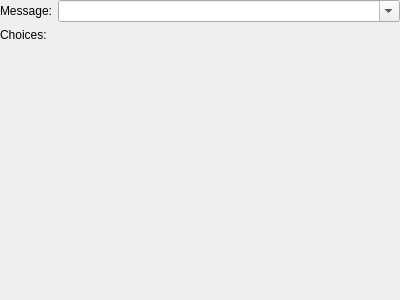
<?xml version="1.0" encoding="UTF-8"?>
<ui version="4.0">
 <class>EventPrompt</class>
 <widget class="QWidget" name="EventPrompt">
  <property name="geometry">
   <rect>
    <x>0</x>
    <y>0</y>
    <width>400</width>
    <height>300</height>
   </rect>
  </property>
  <layout class="QVBoxLayout" name="verticalLayout">
   <property name="leftMargin">
    <number>0</number>
   </property>
   <property name="topMargin">
    <number>0</number>
   </property>
   <property name="rightMargin">
    <number>0</number>
   </property>
   <property name="bottomMargin">
    <number>0</number>
   </property>
   <item>
    <layout class="QFormLayout" name="formLayout">
     <property name="fieldGrowthPolicy">
      <enum>QFormLayout::AllNonFixedFieldsGrow</enum>
     </property>
     <item row="0" column="0">
      <widget class="QLabel" name="lblMessage">
       <property name="text">
        <string>Message:</string>
       </property>
      </widget>
     </item>
     <item row="0" column="1">
      <widget class="QComboBox" name="message">
       <property name="editable">
        <bool>true</bool>
       </property>
      </widget>
     </item>
     <item row="1" column="0">
      <widget class="QLabel" name="lblChoices">
       <property name="text">
        <string>Choices:</string>
       </property>
      </widget>
     </item>
     <item row="1" column="1">
      <widget class="DynamicList" name="choices" native="true"/>
     </item>
    </layout>
   </item>
  </layout>
 </widget>
 <customwidgets>
  <customwidget>
   <class>DynamicList</class>
   <extends>QWidget</extends>
   <header>DynamicList.h</header>
   <container>1</container>
  </customwidget>
 </customwidgets>
 <resources/>
 <connections/>
</ui>
